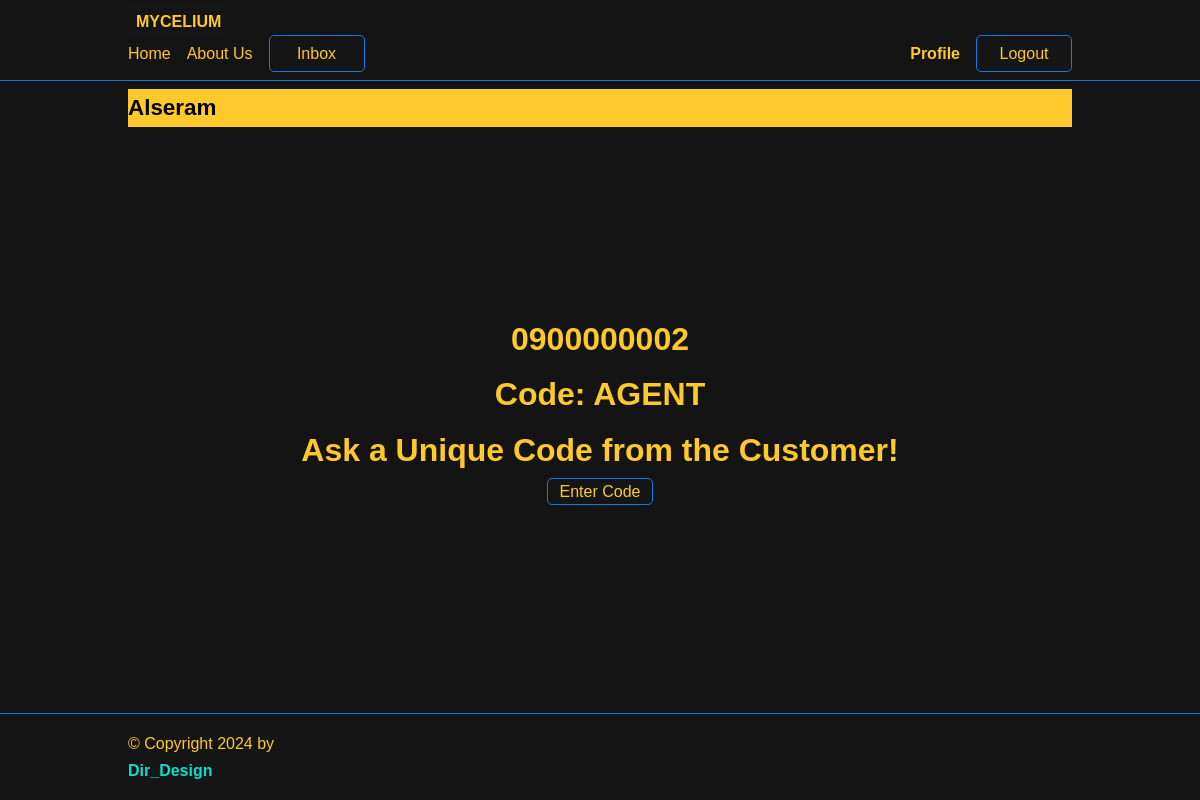
Page /store_profile/ (signed in) on the earlier database version.
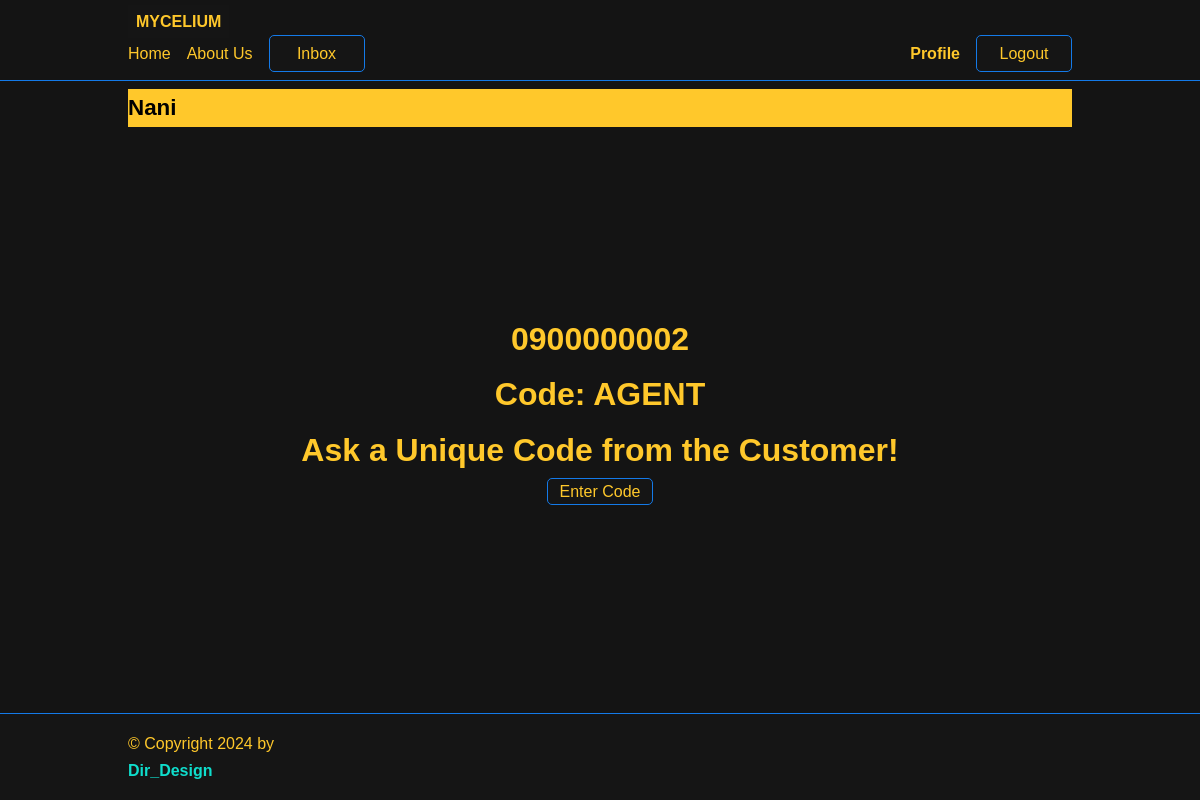
Same page on the later database version.
### account/models.py (models this page shows, shortened)
class MyUser(AbstractBaseUser):
    class Types(models.TextChoices):
        AGENT = 'AGENT', 'agent'
        STORE = 'STORE', 'store'
        ADMINA = 'ADMINA', 'admina'
    def cats():
        CATGS =[
            ("Electronics", "electronics"),
            ("Fashion", "fashion"),
            ("Books", "books"),
            ("Building Material", "building material"),
            ("Stationary", "stationary"),
            ("Fashion", "fashine"),
            ("Furniture", "furniture"),
        ]
        return CATGS
    product =  models.ManyToManyField(Product, default = 1)
    type = models.CharField(max_length = 8, choices = Types.choices, default = Types.AGENT)
    phone_regex = RegexValidator(regex=r'^\+?1?\d{9,15}$', message="Phone number must be entered in the format: '+999999999'. Up to 15 digits allowed.")
    phone = models.CharField(validators=[phone_regex], max_length=13, unique=True) # Validators should be a list
    name = models.CharField(max_length=100)
    username = models.CharField(max_length=100)
    qrImg = models.ImageField(upload_to='user_qr')
    address = models.CharField(max_length=100)
    description = models.CharField(max_length=255)
    category1 = models.CharField(max_length = 100, choices = cats(), default = Types.AGENT)
    is_active = models.BooleanField(default=True)
    is_admin = models.BooleanField(default=False)
    is_staff = models.BooleanField(default=False)
    is_agent = models.BooleanField(default=False)
    is_store = models.BooleanField(default=False)
    is_admina = models.BooleanField(default=False)
    objects = MyUserManager()
    USERNAME_FIELD = 'phone'
    @property
    def is_staff(self):
        "Is the user a member of staff?"
        return self.is_admin

### account/views.py (the view)
# urls.py: path('store_profile/', views.Storepage, name='store_profile'),
@login_required
def Storepage(request):
    user_form = StoreForm(instance=request.user)
    return render(request = request, template_name ="store_profile.html", context = {"user":request.user,
        "user_form": user_form})

### account/templates/store_profile.html (shortened to what this page needs)
{% extends 'base.html' %}
{% block content %}
{% if user.type == 'STORE' %}
    <h2>{{user.name}}</h2>
{% else %}
    <h2>Alseram</h2>
{% endif %}
<div class="center">
	<h4 class="text-center">{{ user.phone | title }}</h4>
	<h4 class="text-center">Code: {{ user.category1 }}</h4>
	<h4>Ask a Unique Code from the Customer!</h4>
	<div>
		<a class="btn btn-primary cta" href="{% url 'purchase_index' %}">Enter Code</a>
	</div>
</div>
{% endblock content %}

### templates/base.html (shortened to what this page needs)
{%load static %}
<!DOCTYPE html>
<html lang="en">
    <head>
        <link rel="stylesheet" href="{% static 'css/style.css' %}" />
    </head>
    <body>
        <header class="header">
            <div class="container">
            	<a href="{%url 'home'%}" class="logo">MYCELIUM</a>
            	<nav class="nav">
                    <a href="{%url 'home'%}"> Home</a>
	            	<a href="{%url 'about-us'%}"> About Us</a>
	                {% if request.user.is_authenticated %}
                        {% if user.type == 'AGENT' %}
                            <a class="btn btn-primary cta" href="{% url 'view_conversationA' %}">Inbox</a>
		                	<a href="{% url 'agent_profile' %}" title="Update my profile">Profile</a>
                        {% else %}
                            <a class="btn btn-primary cta" href="{% url 'view_conversationS' %}">Inbox</a>
                            <a href="{% url 'store_profile' %}" title="Update my profile">Profile</a>
                        {% endif %}
	    	            <a href="{% url 'logout' %}" class="btn btn-outline">Logout</a>
	                {% else %}
						<a href="{% url 'login_C' %}" class="btn btn-outline">Login</a>
	            	    <a href="{% url 'register_C' %}" class="btn btn-primary">Join Now</a>
	                {% endif %}
	             </nav>
            </div>
        </header>
        <main>
            <div class="container">
             {%block content %}
             {%endblock content%}
            </div>
        </main>
        <footer class="footer">
            <div class="container">
                <a>© Copyright {% now "Y" %} by <h3 href="htt//www.dirDesign.net">Dir_Design</h3></a>
            </div>
        </footer>
    </body>
</html>

### static/css/style.css (style rules this page uses)
:root { --color-primary: #ee394c; --color-secondary: #3a87fb; --color-light: #212020; --color-gray: #141414; --color-dark: #151515; --color-dark2: #343333; --color-white: #ffffff; --color-error: #e2442f; --color-warning: #ffc900; --color-info: #02a2b9; --color-success: #1ba345; --color-input: #3be2f5; --border-radius: 5px; --color-logo:#FFC82B; --color-succ:#0fddcc; --color-logo2:#147AE8; }
* { margin: 0; padding: 0; box-sizing: border-box; text-rendering: optimizeLegibility; }
html, body { height: 100%; background-color : var(--color-gray); }
body { font-family: 'Dosis', sans-serif; font-size: 1rem; line-height: 1.7; display: flex; flex-direction: column; }
h2 { font-size: 1.4rem; background-color : var(--color-logo); }
a { color: var(--color-logo); text-decoration: none; }
h3 { font-size: 1rem; color : var(--color-succ); }
h4 { font-size: 2rem; color : var(--color-logo); }
.container { max-width: 960px; margin: 0 auto; padding: 0.5rem; }
.header { border-bottom: solid 1px var(--color-logo2); background-color : var(--color-gray); }
.nav { display:flex; gap:1rem; align-items: center; justify-content: center; flex-basis: 100%; color : var(--color-gray); }
.nav a:nth-last-child(2) { margin-left: auto; font-weight: bold; }
.logo { padding: 0.5rem; background-color: var(--color-dark); text-decoration: none; color: var(--color-logo); font-weight: bold; text-transform: uppercase; }
.footer { margin-top: auto; padding: 0.5rem 0; background-color: var(--color-dark); border-top: solid 1px var(--color-logo2); }
.btn { padding: 0.25rem 0.75rem; border-radius: var(--border-radius); background-color: var(--color-dark); border: solid 1px var(--color-logo2); color: var(--color-logo); cursor: pointer; text-decoration: none; font-size: 1rem; min-width: 6rem; text-align: center; }
.btn-outline { border: solid 1px var(--color-logo2); color: var(--color-logo); }
.btn-primary { border: solid 1px var(--color-logo2); background-color: var(--color-dark); color: var(--color-logo); }
.text-center { text-align: center; color: var(--color-logo); }
.center { display: flex; flex-direction: column; align-items: center; justify-content: center; min-height: 70vh; }

Differences in the rows shown:
changed MyUser "AGENT": type "AGENT" → "STORE" (drawn); name (not shown) → "Nani"
Other differences:
text no longer shown: "Alseram"
